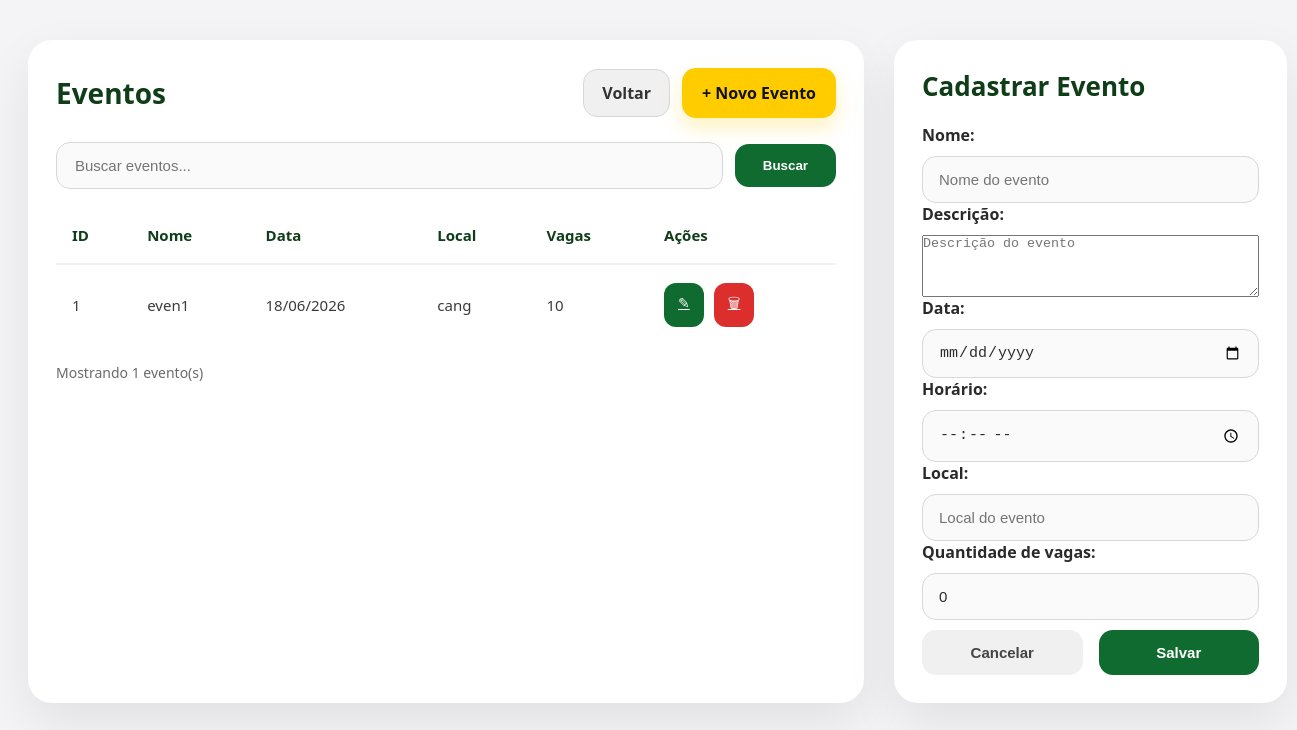
The app's page /eventos/ (signed in), older data.
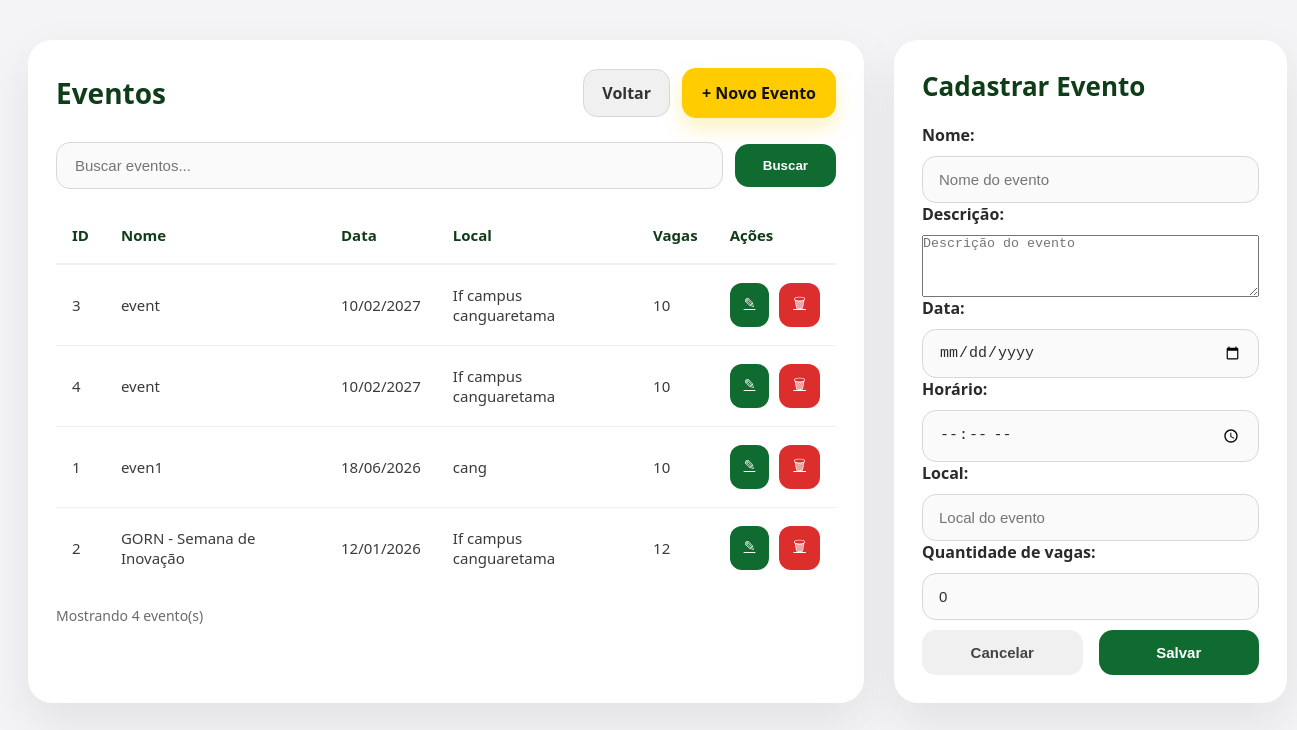
The same page, newer data.
### core/models.py (models this page shows, shortened)
class Evento(models.Model):
    nome = models.CharField('Nome', max_length=160)
    descricao = models.TextField('Descrição', blank=True)
    data = models.DateField('Data')
    horario = models.TimeField('Horário', blank=True, null=True)
    local = models.CharField('Local', max_length=160, blank=True)
    vagas = models.PositiveIntegerField('Quantidade de vagas', default=0)
    criado_em = models.DateTimeField('Criado em', auto_now_add=True)
    class Meta:
        verbose_name = 'Evento'
        verbose_name_plural = 'Eventos'
        ordering = ['-data', 'nome']

### core/views.py (the view)
# urls.py: path('eventos/', views.eventos, name='eventos'),
@login_required(login_url='login')
def eventos(request):
    busca = request.GET.get('busca', '')
    eventos = Evento.objects.all()
    if busca:
        eventos = eventos.filter(Q(nome__icontains=busca) | Q(local__icontains=busca))
    form = EventoForm(request.POST or None)
    if request.method == 'POST' and form.is_valid():
        form.save()
        return redirect('eventos')
    return render(request, 'gerenciamento/eventos.html', {
        'eventos': eventos,
        'form': form,
        'busca': busca,
    })

### core/templates/gerenciamento/eventos.html (shortened to what the changed rows need)
{% extends 'base.html' %}
{% block conteudo %}
<div class="pagina-participantes">
    <div class="container-participantes">
        <section class="painel-participantes">
            <div class="cartao-tabela">
                <table class="tabela-participantes">
                    <thead>
                        <tr>
                            <th>ID</th>
                            <th>Nome</th>
                            <th>Data</th>
                            <th>Local</th>
                            <th>Vagas</th>
                            <th>Ações</th>
                        </tr>
                    </thead>
                    <tbody>
                        {% if eventos.exists %}
                            {% for evento in eventos %}
                                <tr>
                                    <td>{{ evento.id }}</td>
                                    <td>{{ evento.nome }}</td>
                                    <td>{{ evento.data|date:'d/m/Y' }}</td>
                                    <td>{{ evento.local }}</td>
                                    <td>{{ evento.vagas }}</td>
                                    <td>
                                        <div class="botoes-acoes">
                                            <a href="{% url 'editar_evento' evento.id %}" class="botao-editar">✎</a>
                                            <a href="{% url 'excluir_evento' evento.id %}" class="botao-excluir">🗑</a>
                                        </div>
                                    </td>
                                </tr>
                            {% endfor %}
                        {% else %}
                            <tr>
                                <td colspan="6" style="text-align:center; padding: 32px 0;">Nenhum evento encontrado.</td>
                            </tr>
                        {% endif %}
                    </tbody>
                </table>
                <p class="rodape-tabela">Mostrando {{ eventos.count }} evento(s)</p>
            </div>
        </section>
        <aside class="painel-formulario" id="form-cadastro">
            <div class="cartao-formulario">
                <h2>Cadastrar Evento</h2>
            </div>
        </aside>
    </div>
</div>
{% endblock %}

Row changes from the older to the newer data that the page shows:
added Evento: id "3", nome "event", data "10/02/2027", local "If campus canguaretama", vagas "10"
added Evento: id "4", nome "event", data "10/02/2027", local "If campus canguaretama", vagas "10"
added Evento: id "2", nome "GORN - Semana de Inovação", data "12/01/2026", local "If campus canguaretama", vagas "12"
Text that changed along with them:
{{ eventos.count }}: "1" → "4"
